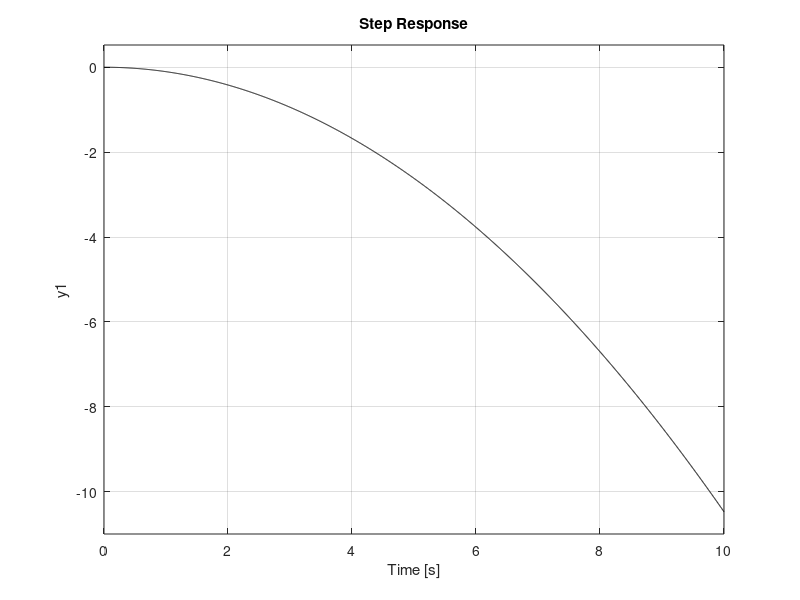
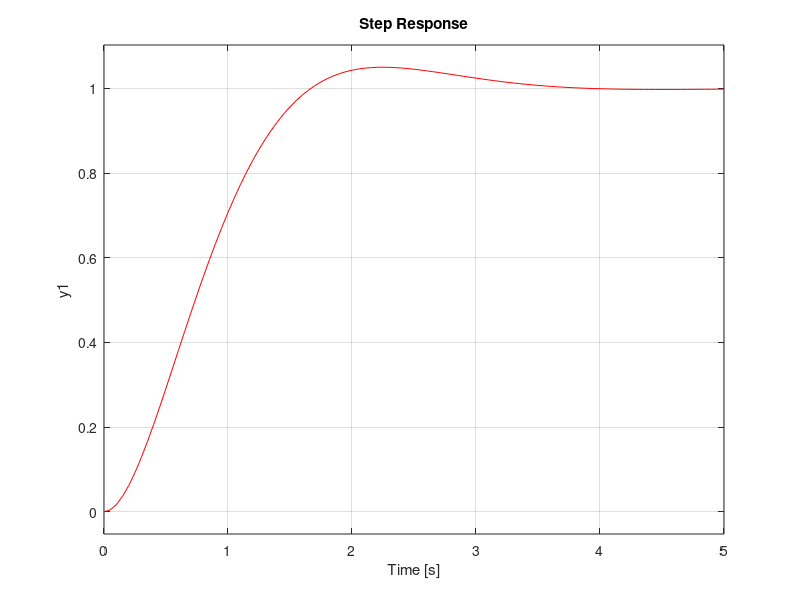
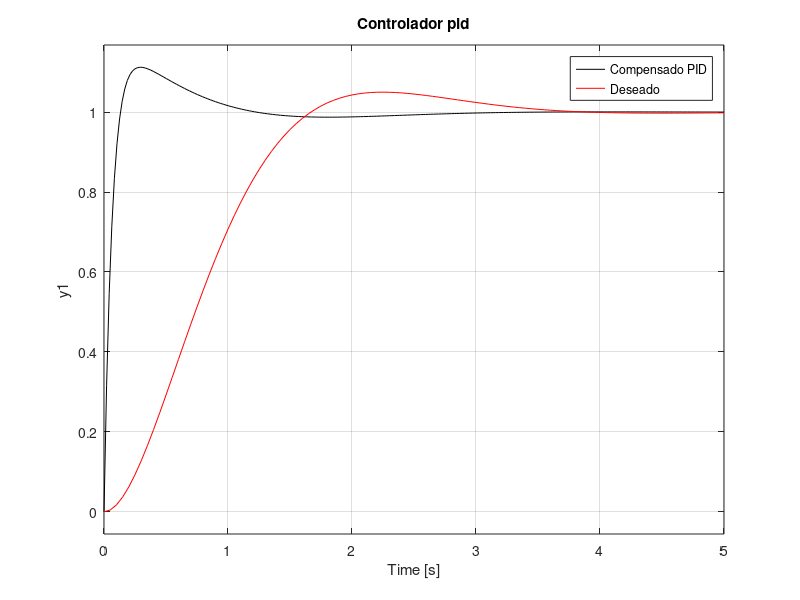
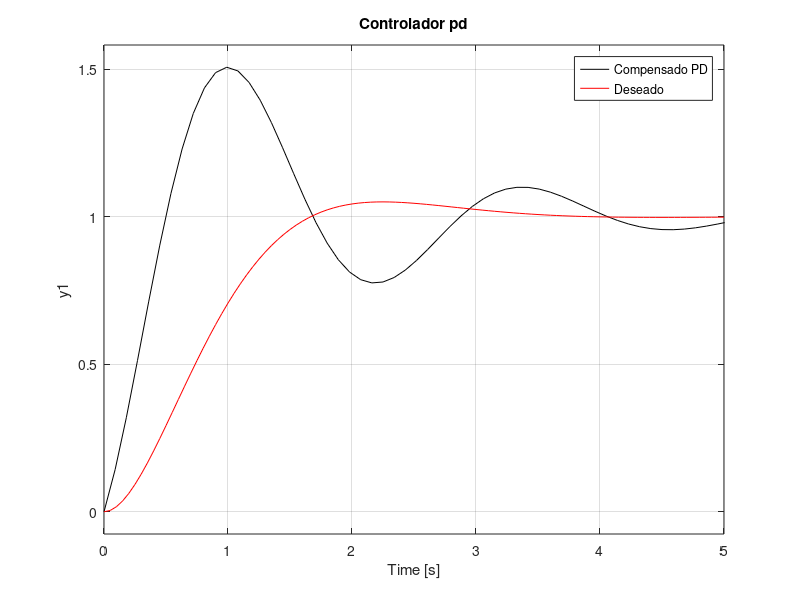

Here is the MATLAB script that generated these plots, in order:
clc
close all
clear

%proceso
m=0.11;
R=0.015;
d=0.03;
g=9.8;
L=1;
J=9.99e-6;

g=-m*g*d/(L*(J/R^2+m))*tf(1,[1 0 0]);
step(g,'k')
g_cl=feedback(g,1);
hold on
[p z]=pzmap(g);

%deseado
Ts=3;
so=5/100;
e=sqrt((log(so))^2/(pi^2+(log(so))^2));
wn=4/(Ts*e);
g_d=tf(wn^2,[1 2*e*wn wn^2]);
figure

step(g_d,'r')
% hold on
% step(g_dn,'-k')
% legend('Sin compensar','sin compensar en CL','Deseado')
[P Z]=pzmap(g_d)

pol_d=[1 2*e*wn wn^2];
pol_da=conv(pol_d,[1 15]);


%------controlador PID----
K_p=-pol_da(3)/0.2095;
T_i=-0.2095*K_p/pol_da(4);
T_d=-pol_da(2)/(0.2095*K_p);
g_c=tf([K_p*T_i*T_d K_p*T_i K_p],[T_i 0]);

%--------compensado----
sis_ol=g_c*g;
sis_cl=feedback(sis_ol,1);
figure
step(sis_cl,'k')
hold on
step(g_d,'r')
legend('Compensado PID','Deseado')
title('Controlador pid')
[p z]=pzmap(sis_cl)
%------controlador PID----

%------controlador PD----

a=-m*9.8*d;
b=(L*(J/R^2+m));
c = pol_d(2);
d= pol_d(3);
K_p_=2*d*b/a;
T_d_=3*c*b/(a*K_p);
g_c=tf([K_p_*T_d_ K_p_],1);

%--------compensado----
sis_ol=g_c*g;
sis_cl=feedback(sis_ol,1);
figure
step(sis_cl,'k')
hold on
step(g_d,'r')
legend('Compensado PD','Deseado')
title('Controlador pd')
[p z]=pzmap(sis_cl)
%------controlador PD----

%-----------controlador algebraico----
q1=-pol_da(3)/0.2095;
q0=-pol_da(4)/0.2095;
p1=1;
p0=pol_da(2);
%--------compensado----
g_c=tf([q1 q0],[p1 p0]);
sis_ol=g_c*g;
sis_cl=feedback(sis_ol,1);
figure
step(sis_cl,'k')
hold on
step(g_d,'r')
legend('Compensado algebraico','Deseado')
title('Controlador algebraico')
[p z]=pzmap(sis_cl)
%-----------controlador algebraico----

%-----------controlador adelanto/atraso------
%condicion del angulo
figure
rlocus(g)
s1=-1.3333 + 1.3983i;
n = -.2095;
d = s1^2;
af = angle(n/d)*180/pi;
x=1.3983/tand(7.28);
p1 = 1.3333 +x;
x=1.3983*tand(10);
z1 = 1.3333-x;


% af2=angle((s1+z2)/(s1+p2))*180/pi;
gc1=tf([1 z1],[1 p1]);
x=1.3983/tand(8.2);
p2 = 1.3333 +x;
gc2=tf([1 z1],[1 p2]);

h=gc1*g*gc1*gc2;
figure
rlocus(h);

n=-0.2095*s1^2 - 0.4552*s1 - 0.2474;
d=s1^4 + 24.56*s1^3 + 150.8*s1^2;
af = angle(n/d)*180/pi;
div=abs(n/d);
K=1/div;

p1=pol_da(2);
K=-pol_da(3)/0.2095;
z1=-pol_da(4)/(0.2095*K);
gc1=tf([1 z1],[1 p1]);
figure
rlocus(gc1*g);

%--------compensado----
% g_c=K*gc*g;
sis_ol=K*gc1*g;
sis_cl=feedback(sis_ol,1);
figure
step(sis_cl,'k')
hold on
step(g_d,'r')
legend('Compensado adelanto/atraso','Deseado')
title('Controlador adelanto/atraso')
[p z]=pzmap(sis_cl)
%-----------controlador adelanto/atraso----


%--------discretizar pid-------
%u(k)-u(k-1)=K_p (e(k)-e(k-1)+T_D  (e(k)-2e(k-1)+e(k-2))/T+T/T_i  e(k))
